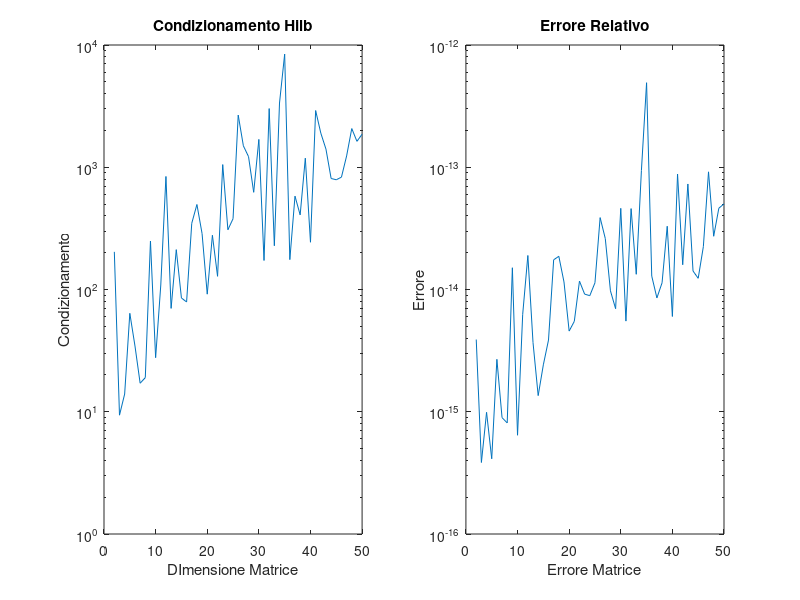

Write the MATLAB code that produced this figure.
clear;
clc;
close all;

AllCond=[];
AllErrors=[];

% Creiamo la matrice di Hilbert, e successivamente la matrice x per cui Ax = b,
% troviamo b e calcoliamo la nuova matrice verticale x,
% poi calcoliamo l'errore tra le due matrici usando il rapporto tra:
% la norma della somma algebrica tra x e newx e la norma di x.
% Infine salviamo l'errore ottenuto in un vettore, così come per il condizionamento di A
for i=2:50
  A = rand(i);
  x = ones(i,1);
  b = A*x;
  newx = A \ b;
  er1 = norm(x - newx)/norm(x);
  AllErrors = [AllErrors er1];
  AllCond = [AllCond cond(A)];
 endfor

 %La matrice di Hilbert è mal condizionata

% Mostriamo graficamente, nella stessa scheda e su due colonne differenti,
% sia il condizionamento della matrice di hilbert, sia l'errore relativo.
 subplot(1,2,1)
 semilogy(2:50, AllCond)
 title('Condizionamento Hilb');
 xlabel('DImensione Matrice');
 ylabel('Condizionamento');

 subplot(1,2,2)
 semilogy(2:50, AllErrors)
 title('Errore Relativo');
 xlabel('Errore Matrice');
 ylabel('Errore');


%Costriuamo le due matrici
%A=hilb(10);
%B=rand(10);

%x = ones(10,1);
%y = ones(10,1);

%risolvo il sistema
%Ax = b;
%By = c;
%b = A*x;
%c = B*y;

%verifichiamo
%newx = A \ b;
%newy = B \ c;

%clacloliamo l'errore usando la norma per ottenre un valore solo
%er1 = norm(x - newx)/norm(x);
%er2 = norm(y - newy)/norm(y);

